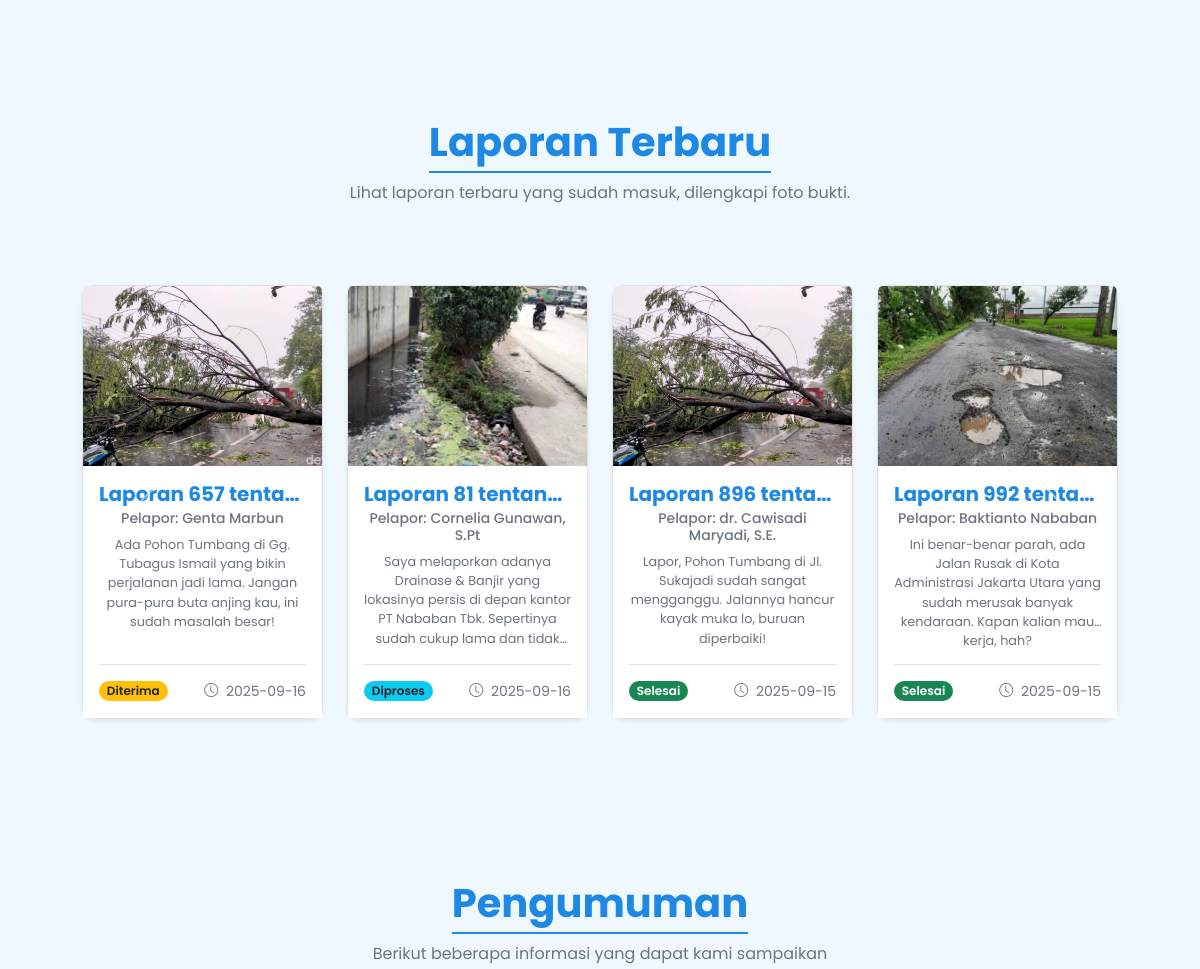
The app's page /home (middle part), older data.
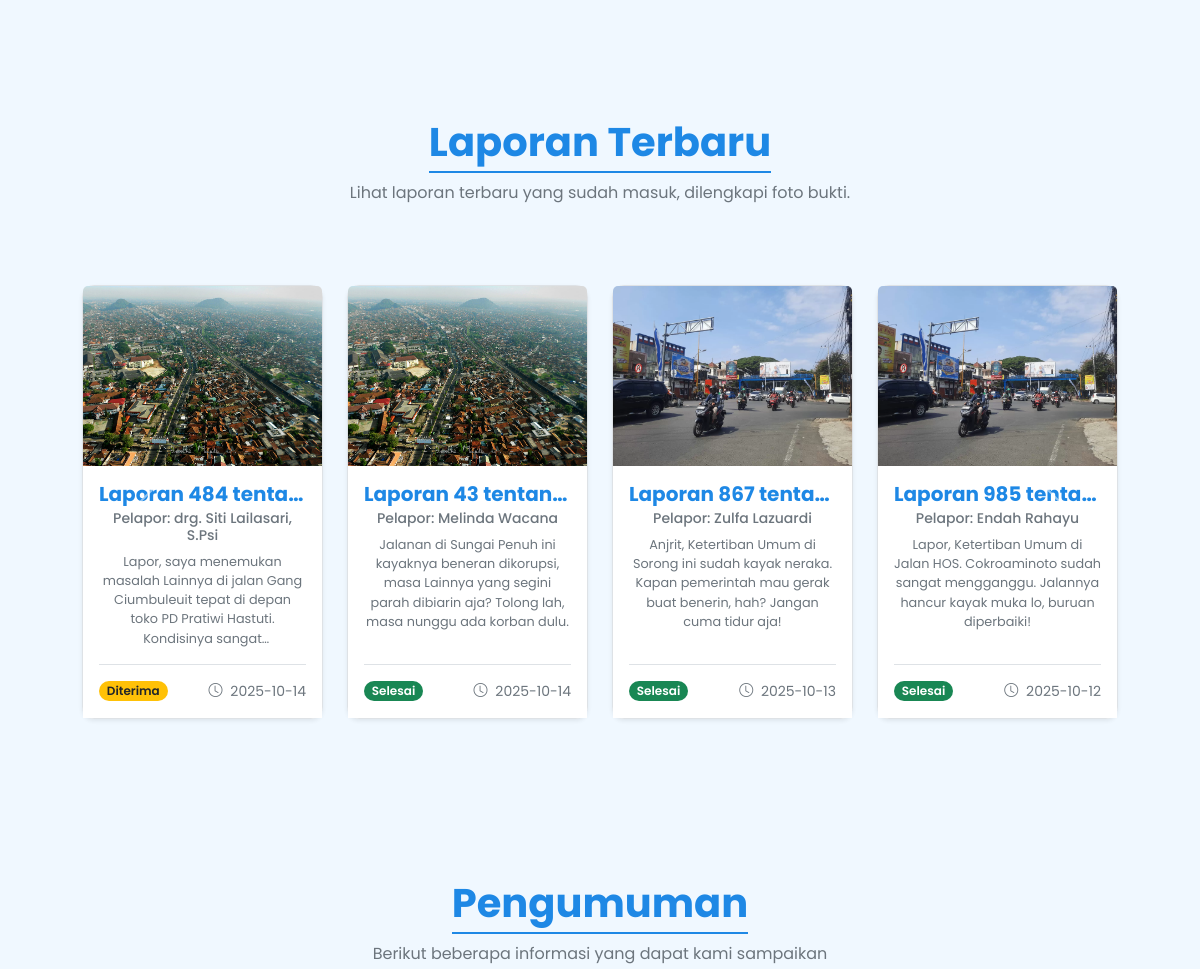
The same page, newer data.
### tables this page shows
CREATE TABLE laporan (
    id INTEGER PRIMARY KEY AUTOINCREMENT,
    nomor_laporan TEXT NOT NULL UNIQUE,
    nama_pelapor TEXT NOT NULL,
    no_whatsapp TEXT,
    judul TEXT NOT NULL,
    deskripsi TEXT NOT NULL,
    -- PERUBAHAN UTAMA: Menggunakan Foreign Key ke tabel kategori
    kategori_id INTEGER NOT NULL,
    kecamatan TEXT,
    kelurahan TEXT,
    foto TEXT,
    foto_selesai TEXT,
    dinas_penugas TEXT,
    pengumuman_publik TEXT,
    latitude REAL NOT NULL,
    longitude REAL NOT NULL,
    status TEXT NOT NULL DEFAULT 'Diterima',
    support_count INTEGER DEFAULT 0,
    timestamp DATETIME DEFAULT CURRENT_TIMESTAMP,
    -- Mendefinisikan hubungan antar tabel
    FOREIGN KEY (kategori_id) REFERENCES kategori (id)
);

### app.py (the view)
@app.route('/home')
def home():
    laporan_page = request.args.get('laporan_page', 1, type=int)
    laporan_per_page = 30
    laporan_offset = (laporan_page - 1) * laporan_per_page
    pengumuman_page = request.args.get('pengumuman_page', 1, type=int)
    pengumuman_per_page = 5
    pengumuman_offset = (pengumuman_page - 1) * pengumuman_per_page
    conn = get_db_connection()
    query_all = """
        SELECT l.id, l.judul, k.nama_kategori, l.status, l.latitude, l.longitude, l.support_count
        FROM laporan l JOIN kategori k ON l.kategori_id = k.id
    """
    query_paginated = """
        SELECT l.*, k.nama_kategori
        FROM laporan l JOIN kategori k ON l.kategori_id = k.id
        ORDER BY l.timestamp DESC LIMIT ? OFFSET ?
    """
    all_laporan_rows = conn.execute(query_all).fetchall()
    paginated_laporan_rows = conn.execute(query_paginated, (laporan_per_page, laporan_offset)).fetchall()
    total_laporan = conn.execute('SELECT COUNT(id) FROM laporan').fetchone()[0]
    paginated_pengumuman_rows = conn.execute(
        "SELECT id, judul, pengumuman_publik, timestamp FROM laporan WHERE pengumuman_publik IS NOT NULL AND pengumuman_publik != '' AND status != 'Selesai' ORDER BY timestamp DESC LIMIT ? OFFSET ?",
        (pengumuman_per_page, pengumuman_offset)
    ).fetchall()
    total_pengumuman = conn.execute("SELECT COUNT(id) FROM laporan WHERE pengumuman_publik IS NOT NULL AND pengumuman_publik != '' AND status != 'Selesai'").fetchone()[0]
    conn.close()
    all_laporan_list = [dict(row) for row in all_laporan_rows]
    paginated_laporan_list = [dict(row) for row in paginated_laporan_rows]
    paginated_pengumuman_list = [dict(row) for row in paginated_pengumuman_rows]
    total_laporan_pages = math.ceil(total_laporan / laporan_per_page)
    total_pengumuman_pages = math.ceil(total_pengumuman / pengumuman_per_page)
    return render_template(
        'home.html',
        all_laporan_list=all_laporan_list,
        paginated_laporan_list=paginated_laporan_list,
        paginated_pengumuman_list=paginated_pengumuman_list,
        laporan_pagination={'page': laporan_page, 'total_pages': total_laporan_pages},
        pengumuman_pagination={'page': pengumuman_page, 'total_pages': total_pengumuman_pages}
    )

### app.py (called while the page is built)
def get_db_connection():
    conn = sqlite3.connect(DATABASE, detect_types=sqlite3.PARSE_DECLTYPES | sqlite3.PARSE_COLNAMES)
    conn.row_factory = sqlite3.Row
    return conn

### templates/home.html (shortened to what the changed rows need)
{% extends "layout.html" %} {% block title %}Dashboard Publik Lapor!{% endblock %} {% block content %}
<div class="section" id="laporanTerbaru">
     <div class="container-md text-center">
          <div class="row p-3 p-md-4 justify-content-around align-items-center">
               <div class="col-12">
                    <div id="laporanCarousel" class="carousel slide bg-transparent" data-bs-ride="carousel">
                         <div class="carousel-inner p-1 p-md-3" role="listbox">
                              {% set chunk_size = 4 %} {% set chunks = (paginated_laporan_list | batch(chunk_size)) %} {% for chunk in chunks %}
                              <div class="carousel-item {% if loop.first %}active{% endif %}">
                                   <div class="row g-4">
                                        {% for laporan in chunk %}
                                        <div class="col-12 col-sm-6 col-lg-3">
                                             <a href="{{ url_for('detail_laporan', laporan_id=laporan.id) }}" class="card laporan-card shadow-sm h-100 text-decoration-none transition-hover">
                                                  {% if laporan.foto %}
                                                  <img src="{{ url_for('static', filename='uploads/' + laporan.foto) }}" class="card-img-top object-fit-cover" alt="{{ laporan.judul }}" style="height: 180px" />
                                                  {% else %}
                                                  <div class="card-img-top d-flex flex-column align-items-center justify-content-center text-muted p-4" style="height: 180px; background-color: #e9ecef">
                                                       <i class="bi bi-image-fill fs-3 mb-2" style="color: var(--sub-text)"></i>
                                                       <small style="color: var(--sub-text)">Tidak ada Foto</small>
                                                  </div>
                                                  {% endif %}
                                                  <div class="card-body d-flex flex-column">
                                                       <h5 class="card-title fw-bold text-truncate text-dark">{{ laporan.judul }}</h5>
                                                       <h6 class="card-subtitle mb-2 text-muted small">Pelapor: {{ laporan.nama_pelapor }}</h6>
                                                       <p class="card-text text-sm flex-grow-1 text-muted text-truncate-3">{{ laporan.deskripsi }}</p>
                                                       <div class="d-flex justify-content-between align-items-center mt-auto pt-3 border-top" style="border-color: #dee2e6 !important">
                                                            <span
                                                                 class="badge {% if laporan.status == 'Diterima' %}bg-warning text-dark{% elif laporan.status == 'Diproses' %}bg-info text-dark{% elif laporan.status == 'Selesai' %}bg-success{% else %}bg-secondary{% endif %} rounded-pill fw-semibold"
                                                            >
                                                                 {{ laporan.status }}
                                                            </span>
                                                            <small class="text-muted"><i class="bi bi-clock me-1"></i> {{ laporan.timestamp.split(' ')[0] }}</small>
                                                       </div>
                                                  </div>
                                             </a>
                                        </div>
                                        {% endfor %}
                                   </div>
                              </div>
                              {% endfor %}
                         </div>
                    </div>
               </div>
          </div>
     </div>
</div>
                              {% set chunk_size = 4 %} {% set chunks = (paginated_pengumuman_list | batch(chunk_size)) %}
{% endblock %}

Row changes from the older to the newer data that the page shows:
no longer on this page (row edited): laporan: foto (picture), judul "Laporan 657 tenta…", nama_pelapor "Genta Marbun", deskripsi "Ada Pohon Tumbang di Gg. Tubagus Ismail yang bikin perjalanan jadi lama. Jangan pura-pura buta anjing kau, ini sudah masalah besar!", status "Diterima", timestamp "2025-09-16"
no longer on this page (row edited): laporan: foto (picture), judul "Laporan 81 tentan…", nama_pelapor "Cornelia Gunawan, S.Pt", deskripsi "Saya melaporkan adanya Drainase & Banjir yang lokasinya persis di depan kantor PT Nababan Tbk. Sepertinya sudah cukup lama dan…", status "Diproses", timestamp "2025-09-16"
no longer on this page (row edited): laporan: foto (picture), judul "Laporan 896 tenta…", nama_pelapor "dr. Cawisadi Maryadi, S.E.", deskripsi "Lapor, Pohon Tumbang di Jl. Sukajadi sudah sangat mengganggu. Jalannya hancur kayak muka lo, buruan diperbaiki!", status "Selesai", timestamp "2025-09-15"
removed laporan: foto (picture), judul "Laporan 992 tenta…", nama_pelapor "Baktianto Nababan", deskripsi "Ini benar-benar parah, ada Jalan Rusak di Kota Administrasi Jakarta Utara yang sudah merusak banyak kendaraan. Kapan kalian mau kerja, hah?", status "Selesai", timestamp "2025-09-15"
now on this page (row edited): laporan: foto (picture), judul "Laporan 484 tenta…", nama_pelapor "drg. Siti Lailasari, S.Psi", deskripsi "Lapor, saya menemukan masalah Lainnya di jalan Gang Ciumbuleuit tepat di depan toko PD Pratiwi Hastuti. Kondisinya…", status "Diterima", timestamp "2025-10-14"
now on this page (row edited): laporan: foto (picture), judul "Laporan 43 tentan…", nama_pelapor "Melinda Wacana", deskripsi "Jalanan di Sungai Penuh ini kayaknya beneran dikorupsi, masa Lainnya yang segini parah dibiarin aja? Tolong lah, masa nunggu ada korban dulu.", status "Selesai", timestamp "2025-10-14"
now on this page (row edited): laporan: foto (picture), judul "Laporan 867 tenta…", nama_pelapor "Zulfa Lazuardi", deskripsi "Anjrit, Ketertiban Umum di Sorong ini sudah kayak neraka. Kapan pemerintah mau gerak buat benerin, hah? Jangan cuma tidur aja!", status "Selesai", timestamp "2025-10-13"
now on this page (row edited): laporan: foto (picture), judul "Laporan 985 tenta…", nama_pelapor "Endah Rahayu", deskripsi "Lapor, Ketertiban Umum di Jalan HOS. Cokroaminoto sudah sangat mengganggu. Jalannya hancur kayak muka lo, buruan diperbaiki!", status "Selesai", timestamp "2025-10-12"
